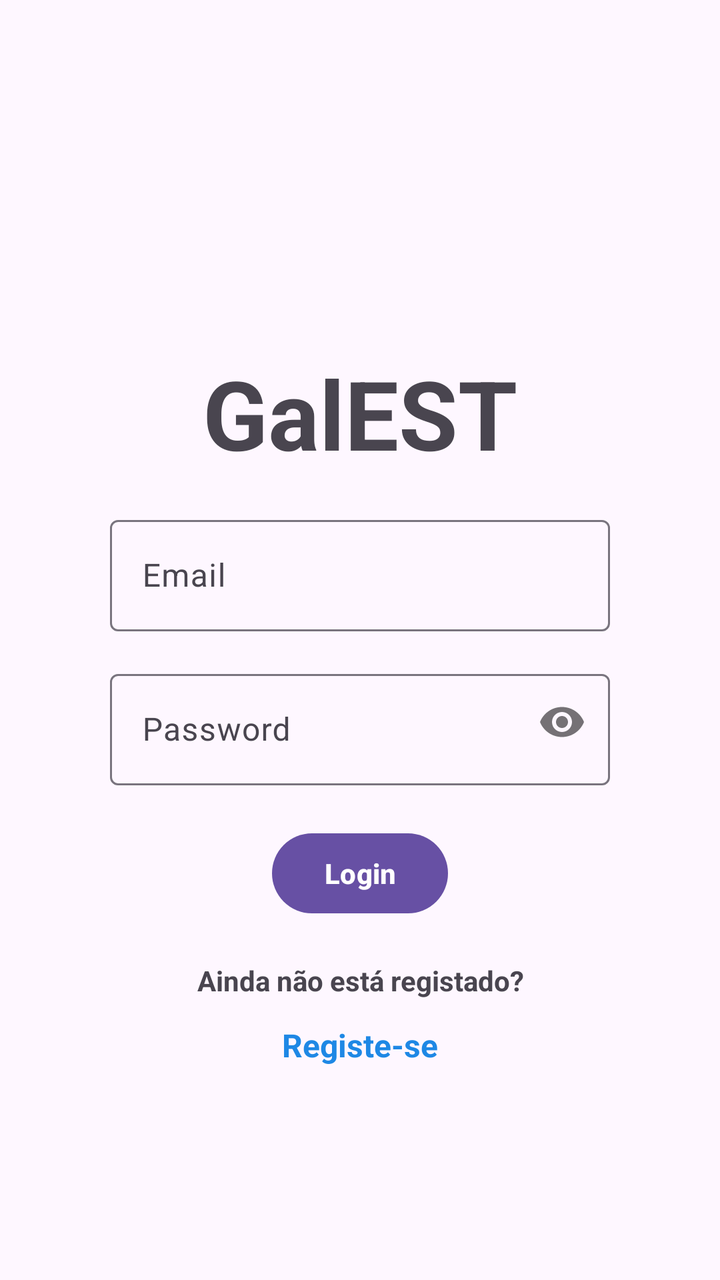
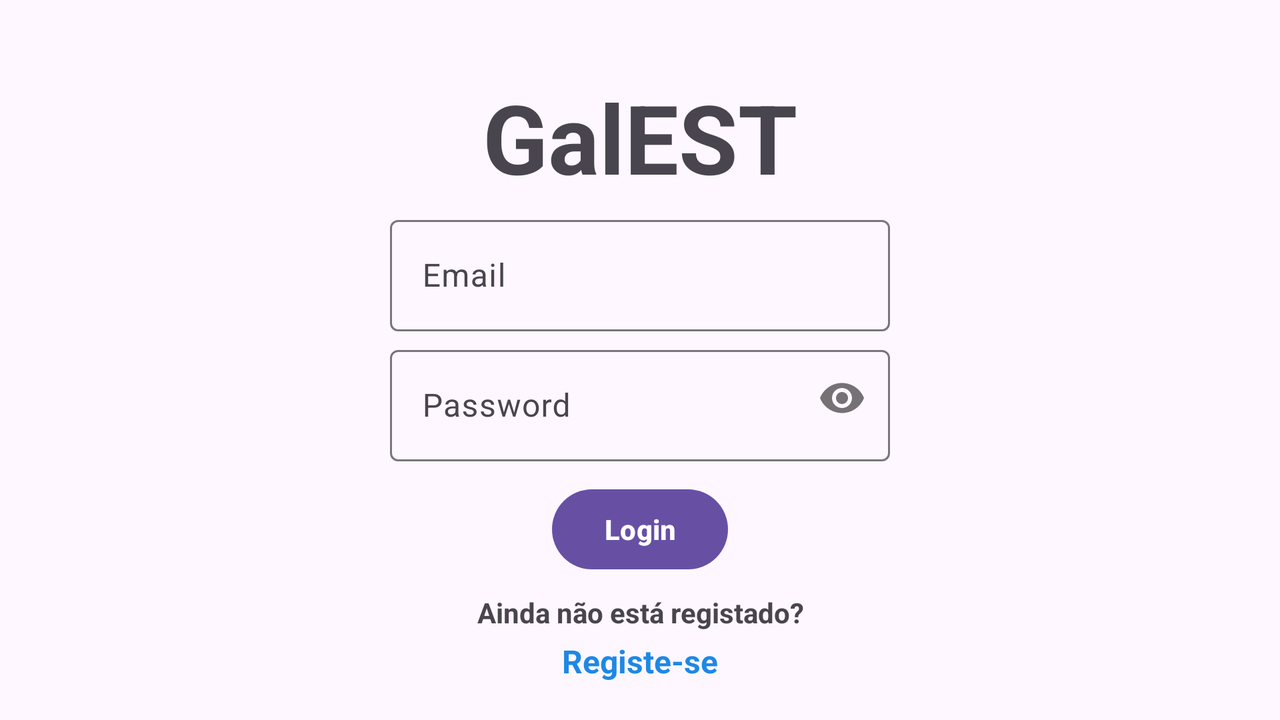

One screen, two layout resources from the same app: the default and the repository's alternative for another configuration. Each is rendered where Android would select it; the XML of both is given below.
<!-- AndroidManifest.xml: application theme Theme.GalEST -->
<!-- res/layout/activity_sign_in.xml -->
<?xml version="1.0" encoding="utf-8"?>
<FrameLayout xmlns:android="http://schemas.android.com/apk/res/android"
    xmlns:app="http://schemas.android.com/apk/res-auto"
    xmlns:tools="http://schemas.android.com/tools"
    android:id="@+id/layout_login"
    android:layout_width="match_parent"
    android:layout_height="match_parent"
    android:background="@drawable/fundo"
    tools:context=".SignInActivity">

    
    <LinearLayout
        android:layout_width="match_parent"
        android:layout_height="match_parent"
        android:orientation="vertical"
        android:gravity="center"
        android:paddingTop="64dp">

        
        <TextView
            android:layout_width="wrap_content"
            android:layout_height="wrap_content"
            android:text="@string/app_name"
            android:textStyle="bold"
            android:textSize="48sp"
            android:layout_margin="8dp"
            android:textAlignment="center" />

        
        <com.google.android.material.textfield.TextInputLayout
            android:id="@+id/emailLayout"
            android:layout_width="wrap_content"
            android:layout_height="wrap_content"
            android:layout_margin="8dp">

            <com.google.android.material.textfield.TextInputEditText
                android:id="@+id/emailEt"
                android:layout_width="250dp"
                android:layout_height="wrap_content"
                android:hint="Email"
                android:inputType="textEmailAddress" />
        </com.google.android.material.textfield.TextInputLayout>

        
        <com.google.android.material.textfield.TextInputLayout
            android:id="@+id/passwordLayout"
            android:layout_width="wrap_content"
            android:layout_height="wrap_content"
            android:layout_margin="8dp"
            app:passwordToggleEnabled="true">

            <com.google.android.material.textfield.TextInputEditText
                android:id="@+id/passET"
                android:layout_width="250dp"
                android:layout_height="wrap_content"
                android:hint="Password"
                android:inputType="textPassword" />
        </com.google.android.material.textfield.TextInputLayout>

        
        <Button
            android:id="@+id/button"
            android:layout_width="wrap_content"
            android:layout_height="wrap_content"
            android:text="Login"
            android:textStyle="bold"
            android:layout_margin="12dp" />

        
        <TextView
            android:id="@+id/textView"
            android:layout_width="wrap_content"
            android:layout_height="wrap_content"
            android:text="Ainda não está registado?"
            android:textStyle="bold"
            android:textAlignment="center"
            android:layout_margin="8dp" />
        <TextView
            android:id="@+id/RegisterLink"
            android:layout_width="wrap_content"
            android:layout_height="wrap_content"
            android:text="Registe-se"
            android:textColor="#1E88E5"
            android:textStyle="bold"
            android:textSize="16sp"
            android:textAlignment="center"
            android:layout_margin="4dp"
            android:clickable="true"
            android:focusable="true" />

    </LinearLayout>

    
    <ImageButton
        android:id="@+id/buttonBack"
        android:layout_width="wrap_content"
        android:layout_height="wrap_content"
        android:layout_gravity="top|start"
        android:layout_margin="16dp"
        android:src="@drawable/arrow_back"
        android:contentDescription="Voltar"
        android:background="?attr/selectableItemBackgroundBorderless"
        app:tint="?attr/colorControlNormal" />

</FrameLayout>
<!-- resources referenced by this layout -->
<resources>
  <!-- drawable fundo: jpg bitmap (drawable-land-night, 264450 bytes) -->
  <string name="app_name">GalEST</string>
  <style name="Theme.GalEST" parent="Base.Theme.GalEST" />
  <style name="Base.Theme.GalEST" parent="Theme.Material3.DayNight.NoActionBar">
          
          
      </style>
</resources>
<!-- res/layout-land/activity_sign_in.xml (the repository's variant of the layout above) -->
<!-- drawn on the phone turned sideways -->
<?xml version="1.0" encoding="utf-8"?>
<LinearLayout xmlns:android="http://schemas.android.com/apk/res/android"
    xmlns:app="http://schemas.android.com/apk/res-auto"
    xmlns:tools="http://schemas.android.com/tools"
    android:id="@+id/layout_login"
    android:layout_width="match_parent"
    android:layout_height="match_parent"
    android:orientation="vertical"
    android:gravity="center"
    android:background="@drawable/fundo"
    tools:context=".SignInActivity">

    
    <ImageButton
        android:id="@+id/buttonBack"
        android:layout_width="wrap_content"
        android:layout_height="wrap_content"
        android:layout_gravity="top|start"
        android:src="@drawable/arrow_back"
        android:layout_margin="10dp"
        android:contentDescription="Voltar"
        android:background="?attr/selectableItemBackgroundBorderless"
        app:tint="?attr/colorControlNormal" />

    
    <TextView
        android:layout_width="wrap_content"
        android:layout_height="wrap_content"
        android:text="@string/app_name"
        android:textStyle="bold"
        android:textSize="48sp"
        android:layout_margin="2dp"
        android:textAlignment="center" />

    
    <com.google.android.material.textfield.TextInputLayout
        android:id="@+id/emailLayout"
        android:layout_width="wrap_content"
        android:layout_height="wrap_content"
        android:layout_margin="2dp">

        <com.google.android.material.textfield.TextInputEditText
            android:id="@+id/emailEt"
            android:layout_width="250dp"
            android:layout_height="wrap_content"
            android:hint="Email"
            android:inputType="textEmailAddress" />
    </com.google.android.material.textfield.TextInputLayout>

    
    <com.google.android.material.textfield.TextInputLayout
        android:id="@+id/passwordLayout"
        android:layout_width="wrap_content"
        android:layout_height="wrap_content"
        android:layout_margin="2dp"
        app:passwordToggleEnabled="true">

        <com.google.android.material.textfield.TextInputEditText
            android:id="@+id/passET"
            android:layout_width="250dp"
            android:layout_height="wrap_content"
            android:hint="Password"
            android:inputType="textPassword" />
    </com.google.android.material.textfield.TextInputLayout>

    
    <Button
        android:id="@+id/button"
        android:layout_width="wrap_content"
        android:layout_height="wrap_content"
        android:text="Login"
        android:textStyle="bold"
        android:layout_margin="8dp" />

    <TextView
        android:id="@+id/textView"
        android:layout_width="wrap_content"
        android:layout_height="wrap_content"
        android:text="Ainda não está registado?"
        android:textStyle="bold"
        android:textAlignment="center" />
    <TextView
        android:id="@+id/RegisterLink"
        android:layout_width="wrap_content"
        android:layout_height="wrap_content"
        android:text="Registe-se"
        android:textColor="#1E88E5"
        android:textStyle="bold"
        android:textSize="16sp"
        android:textAlignment="center"
        android:layout_margin="4dp"
        android:clickable="true"
        android:focusable="true" />

</LinearLayout>
